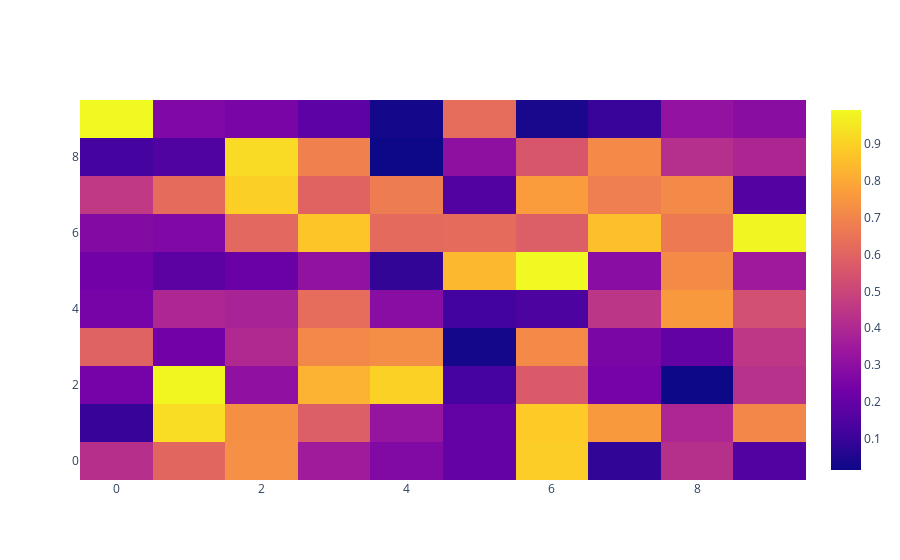

Source (notebook cell):
### Code cell
data = np.random.rand(10,10)

heatmap = go.Heatmap(z=data)
fig = go.Figure(data=heatmap)
fig.show()
